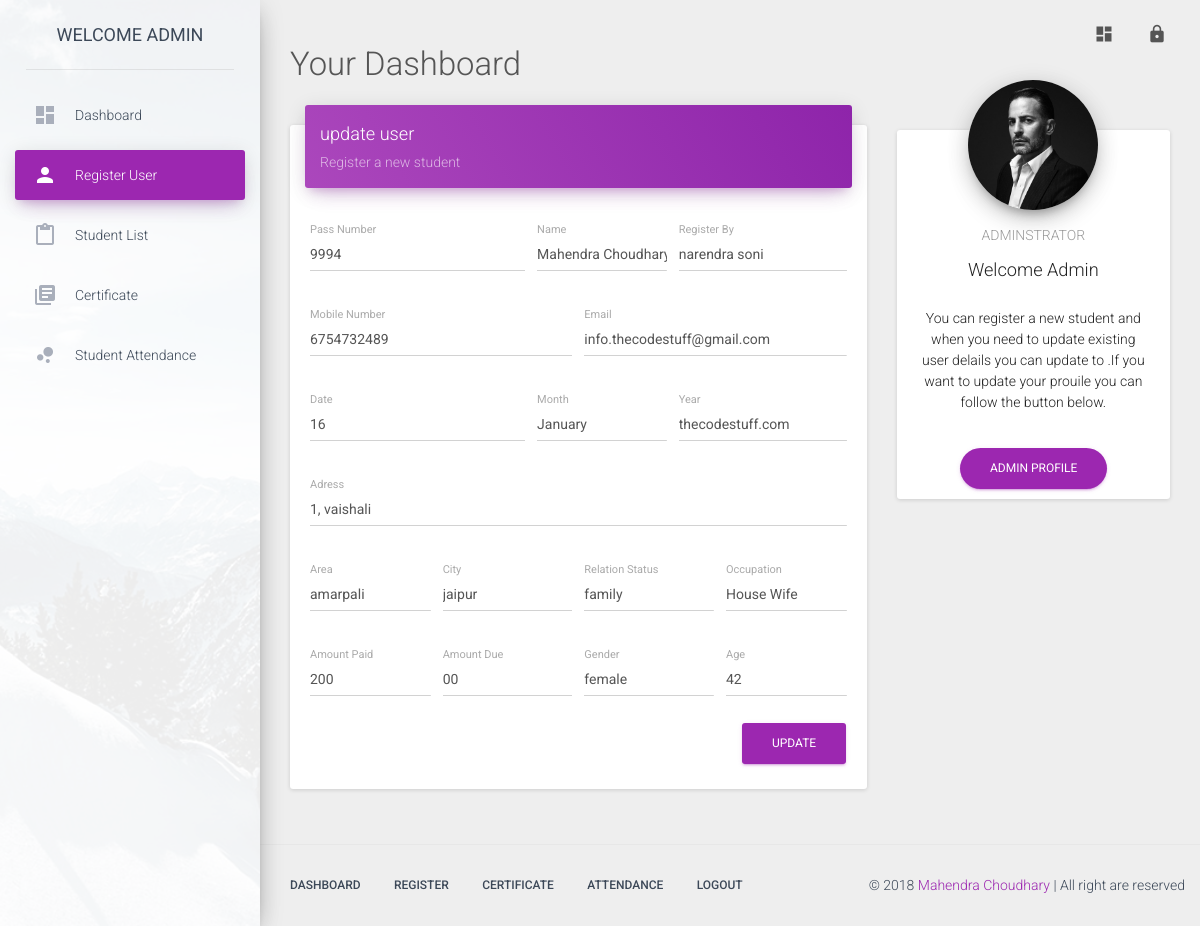
/register.php?uid=95 (signed in), run on the app's committed database.
### tables this page shows
CREATE TABLE IF NOT EXISTS `registration_details` (
  `user_id` int(255) NOT NULL AUTO_INCREMENT,
  `registration_type` varchar(255) NOT NULL,
  `pass_no` varchar(255) NOT NULL,
  `name` varchar(255) NOT NULL,
  `registrar_name` varchar(255) NOT NULL,
  `reg_date` varchar(255) NOT NULL,
  `reg_month` varchar(255) NOT NULL,
  `reg_year` varchar(255) NOT NULL,
  `address` varchar(255) NOT NULL,
  `area` varchar(255) NOT NULL,
  `city` varchar(255) NOT NULL,
  `gender` varchar(25) NOT NULL,
  `age` varchar(255) NOT NULL,
  `occupation` varchar(255) NOT NULL,
  `mobile` varchar(255) NOT NULL,
  `email` varchar(255) NOT NULL,
  `amt_paid` varchar(255) NOT NULL,
  `amt_due` varchar(255) NOT NULL,
  PRIMARY KEY (`user_id`)
);

### functions.php (the view, shortened to what this page needs)
        <?php
function get_form_data( $uid ){
    global $conn ;
    $query = 'SELECT * FROM registration_details WHERE user_id ="'.$uid.'" ';
    $result = mysqli_query( $conn , $query ) or die("<h2>ERROR IN QUERING:</h2>".mysqli_query( $conn ) ) ;
    $row =mysqli_fetch_assoc( $result ) ;
    extract( (array)$row ) ;
    return( $row ) ;
}
        ?>
        <?php
function get_signup_form($action , $data ){
?>
                                    <form action="<?php echo $_SERVER['PHP_SELF'] ;?>" method="POST">
                                        <div class="row">
                                            <div class="col-md-5">
                                                <div class="form-group label-floating">
                                                    <label class="control-label">Pass Number</label>
                                                    <input type="text" name="pass_no" value="<?php echo ( !empty( $data ) )?$data['pass_no']:"" ;?>" class="form-control">
                                                </div>
                                            </div>
                                            <div class="col-md-3">
                                                <div class="form-group label-floating">
                                                    <label class="control-label">Name</label>
                                                    <input type="text" name="name" value="<?php echo ( !empty( $data ) )?$data['name']:"" ;?>"  class="form-control">
                                                </div>
                                            </div>
                                            <div class="col-md-4">
                                                <div class="form-group label-floating">
                                                    <label class="control-label">Register By</label>
                                                    <input type="text" name="registrar_name"  value="<?php echo ( !empty( $data ) )?$data['registrar_name']:"" ;?>"  class="form-control">
                                                </div>
                                            </div>
                                        </div>
                                        <div class="row">
                                            <div class="col-md-6">
                                                <div class="form-group label-floating">
                                                    <label class="control-label">Mobile Number</label>
                                                    <input type="tel" name="mobile" value="<?php echo ( !empty( $data ) )?$data['mobile']:"" ;?>"   class="form-control">
                                                </div>
                                            </div>
                                            <div class="col-md-6">
                                                <div class="form-group label-floating">
                                                    <label class="control-label">Email</label>
                                                    <input type="text" name="email" value="<?php echo ( !empty( $data ) )?$data['email']:"" ;?>"  class="form-control">
                                                </div>
                                            </div>
                                        </div>
                                        <div class="row">
                                            <div class="col-md-5">
                                                <div class="form-group label-floating">
                                                    <label class="control-label">Date</label>
                                                    <input type="text" name="reg_date" value="<?php echo ( !empty( $data ) )?$data['reg_date']:"" ;?>"   class="form-control" >
                                                </div>
                                            </div>
                                            <div class="col-md-3">
                                                <div class="form-group label-floating">
                                                    <label class="control-label">Month</label>
                                                    <input type="text" name="reg_month" value="<?php echo ( !empty( $data ) )?$data['reg_month']:"" ;?>"   class="form-control">
                                                </div>
                                            </div>
                                            <div class="col-md-4">
                                                <div class="form-group label-floating">
                                                    <label class="control-label">Year</label>
                                                    <input type="text" name="reg_year"  value="<?php echo ( !empty( $data ) )?$data['reg_year']:"" ;?>"  class="form-control">
                                                </div>
                                            </div>
                                        </div>
                                        <div class="row">
                                            <div class="col-md-12">
                                                <div class="form-group label-floating">
                                                    <label class="control-label">Adress</label>
                                                    <input type="text" name="address"  value="<?php echo ( !empty( $data ) )?$data['address']:"" ;?>"  class="form-control">
                                                </div>
                                            </div>
                                        </div>
                                        <div class="row">
                                            <div class="col-md-3">
                                                <div class="form-group label-floating">
                                                    <label class="control-label">Area</label>
                                                    <input type="text" name="area" value="<?php echo ( !empty( $data ) )?$data['area']:"" ;?>"   class="form-control" >
                                                </div>
                                            </div>
                                            <div class="col-md-3">
                                                <div class="form-group label-floating">
                                                    <label class="control-label">City</label>
                                                    <input type="text" name="city"  value="<?php echo ( !empty( $data ) )?$data['city']:"" ;?>"   class="form-control">
                                                </div>
                                            </div>
                                            <div class="col-md-3">
                                                <div class="form-group label-floating">
                                                    <label class="control-label">Relation Status</label>
                                                    <input type="text" name="registration_type" value="<?php echo ( !empty( $data ) )?$data['registration_type']:"" ;?>"   class="form-control">
                                                </div>
                                            </div>
                                            <div class="col-md-3">
                                                <div class="form-group label-floating">
                                                    <label class="control-label">Occupation</label>
                                                    <input type="text" name="occupation"  value="<?php echo ( !empty( $data ) )?$data['occupation']:"" ;?>"  class="form-control">
                                                </div>
                                            </div>
                                        </div>
                                        <div class="row">
                                            <div class="col-md-3">
                                                <div class="form-group label-floating">
                                                    <label class="control-label">Amount Paid</label>
                                                    <input type="text" name="amt_paid" value="<?php echo ( !empty( $data ) )?$data['amt_paid']:"" ;?>"   class="form-control" >
                                                </div>
                                            </div>
                                            <div class="col-md-3">
                                                <div class="form-group label-floating">
                                                    <label class="control-label">Amount Due</label>
                                                    <input type="text" name="amt_due"  value="<?php echo ( !empty( $data ) )?$data['amt_due']:"" ;?>"  class="form-control" >
                                                </div>
                                            </div>
                                            <div class="col-md-3">
                                                <div class="form-group label-floating">
                                                    <label class="control-label">Gender</label>
                                                    <input type="text"  name="gender" value="<?php echo ( !empty( $data ) )?$data['gender']:"" ;?>"  class="form-control" >
                                                </div>
                                            </div>
                                            <div class="col-md-3">
                                                <div class="form-group label-floating">
                                                    <label class="control-label">Age</label>
                                                    <input type="text" name="age" value="<?php echo ( !empty( $data ) )?$data['age']:"" ;?>"  class="form-control">
                                                </div>
                                            </div>
                                        </div>
                                        <?php
                                          if( $action =='update' ){
                                            echo'<input type="submit" name="submit" class="btn btn-primary pull-right" value="update" >';
                                          }else{
                                            echo'<input type="submit" name="submit" class="btn btn-primary pull-right" value="register" >';
                                          }
                                        ?>
                                        <div class="clearfix"></div>
                                    </form>
<?php
}
?>

### data on the page
registration_details: pass_no "9994", name "Mahendra Choudhary", registrar_name "narendra soni", mobile "6754732489", email "info.thecodestuff@gmail.com", reg_date "16", reg_month "January", reg_year "thecodestuff.com", address "1, vaishali", area "amarpali", city "jaipur", registration_type "family", occupation "House Wife", amt_paid "200", amt_due "00", gender "female", age "42"

### other printed values
$action "update"
